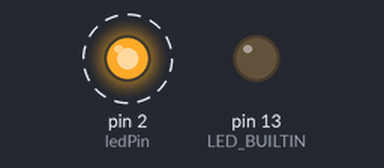
A sketch run on a simulated Arduino Uno, built with avr-gcc and run on an emulated ATmega328P. Shown: output pins drawn as LEDs (lit = HIGH). Dashed ring = blinking.

Above: at 0.5 s.
Timing chart, 0 to 4.6 s (numbered marks = the images above):
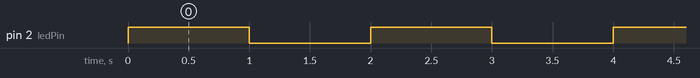

The sketch:

Blink2.ino
```cpp
int ledPin = 2;

void setup() {
  // initialize digital pin LED_BUILTIN as an output.
  pinMode(LED_BUILTIN, OUTPUT);
  pinMode(ledPin, OUTPUT);
}

// the loop function runs over and over again forever
void loop() {
  digitalWrite(ledPin, HIGH);
  delay(1000);                       // wait for a second
  digitalWrite(ledPin, LOW);
  delay(1000);                       // wait for a second
}
```

Measured:
- by itself, pin 2 (ledPin): alternates HIGH for 1.0 s and LOW for 1.0 s
